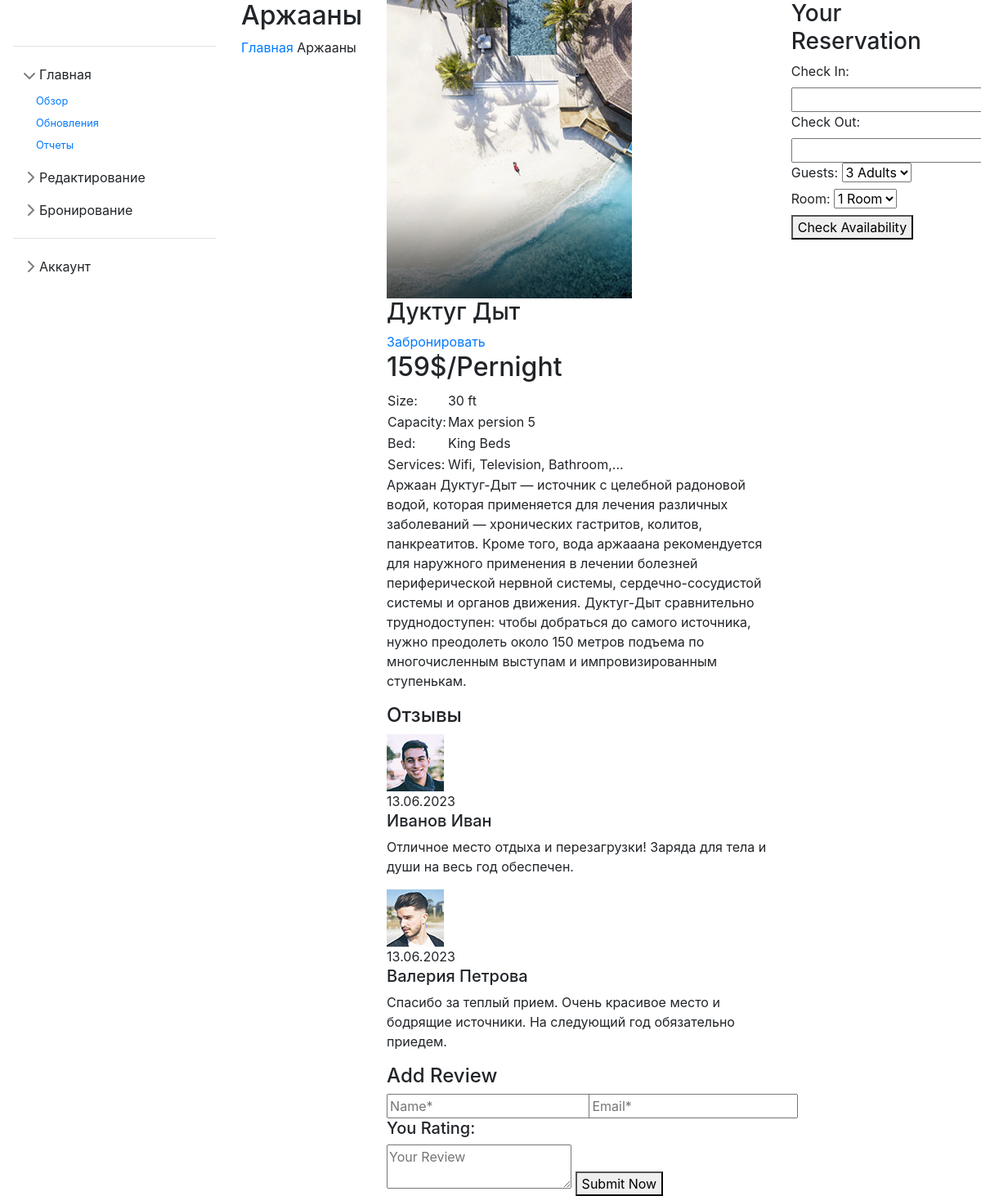
The page /?option=view_post&id=12 (signed in) on the database its author committed.
### tables this page shows
CREATE TABLE `posts` (
  `id` int(11) NOT NULL,
  `name` mediumtext NOT NULL,
  `description` mediumtext NOT NULL,
  `text` mediumtext NOT NULL,
  `img_root` varchar(50) NOT NULL,
  `date_post` datetime NOT NULL DEFAULT current_timestamp()
);

### classes/view_post.php (the view, shortened to what this page needs)
<?php
class view_post extends AcoreAdmin {
    public function get_content(){
        if (!$_GET['id']){	echo 'Неправильные данные для вывода статьи';	}
        else{
            $id_text=(int)$_GET['id'];
            if (!$id_text){	echo 'Неправильные данные для вывода статьи2';	}
            else {
                ?>
                <div class="breadcrumb-section">
                    <div class="container">
                        <div class="row">
                            <div class="col-lg-12">
                                <div class="breadcrumb-text">
                                    <h2>Аржааны</h2>
                                    <div class="bt-option">
                                        <a href="index.php">Главная</a>
                                        <span>Аржааны</span>
                                    </div>
                                </div>
                            </div>
                        </div>
                    </div>
                </div>
                <?php
                $sth = $this->dbh->prepare("SELECT * FROM posts WHERE id=". intval($_GET['id']));
                $sth->execute();
                $post = $sth->fetch(PDO::FETCH_ASSOC);
                if($post):
                    ?>
                    <section class="room-details-section spad">
                        <div class="container">
                            <div class="row">
                                <div class="col-lg-8">
                                    <div class="room-details-item">
                                        <img src="<?= $post['img_root'] ?>/blog-1.jpg" alt="" style="max-width: 300px;">
                                        <div class="rd-text">
                                            <div class="rd-title">
                                                <h3><?= $post['name'] ?></h3>
                                                <div class="rdt-right">
                                                    <a href="#">Забронировать</a>
                                                </div>
                                            </div>
                                            <h2>159$<span>/Pernight</span></h2>
                                            <table>
                                                <tbody>
                                                <tr>
                                                    <td class="r-o">Size:</td>
                                                    <td>30 ft</td>
                                                </tr>
                                                <tr>
                                                    <td class="r-o">Capacity:</td>
                                                    <td>Max persion 5</td>
                                                </tr>
                                                <tr>
                                                    <td class="r-o">Bed:</td>
                                                    <td>King Beds</td>
                                                </tr>
                                                <tr>
                                                    <td class="r-o">Services:</td>
                                                    <td>Wifi, Television, Bathroom,...</td>
                                                </tr>
                                                </tbody>
                                            </table>
                                            <p class="f-para">
                                                <?= $post['text']?>
                                            </p>
                                        </div>
                                    </div>
                                    <div class="rd-reviews">
                                        <h4>Отзывы</h4>
                                        <div class="review-item">
                                            <div class="ri-pic">
                                                <img src="img/room/avatar/avatar-1.jpg" alt="">
                                            </div>
                                            <div class="ri-text">
                                                <span><?= date('d.m.Y') ?></span>
                                                <h5>Иванов Иван</h5>
                                                <p>Отличное место отдыха и перезагрузки! Заряда для тела и души на весь год обеспечен.</p>
                                            </div>
                                        </div>
                                        <div class="review-item">
                                            <div class="ri-pic">
                                                <img src="img/room/avatar/avatar-2.jpg" alt="">
                                            </div>
                                            <div class="ri-text">
                                                <span><?= date('d.m.Y') ?></span>
                                                <h5>Валерия Петрова</h5>
                                                <p>Спасибо за теплый прием. Очень красивое место и бодрящие источники. На следующий год обязательно приедем.</p>
                                            </div>
                                        </div>
                                    </div>
                                    <div class="review-add">
                                        <h4>Add Review</h4>
                                        <form action="#" class="ra-form">
                                            <div class="row">
                                                <div class="col-lg-6">
                                                    <input type="text" placeholder="Name*">
                                                </div>
                                                <div class="col-lg-6">
                                                    <input type="text" placeholder="Email*">
                                                </div>
                                                <div class="col-lg-12">
                                                    <div>
                                                        <h5>You Rating:</h5>
                                                    </div>
                                                    <textarea placeholder="Your Review"></textarea>
                                                    <button type="submit">Submit Now</button>
                                                </div>
                                            </div>
                                        </form>
                                    </div>
                                </div>
                                <div class="col-lg-4">
                                    <div class="room-booking">
                                        <h3>Your Reservation</h3>
                                        <form action="#">
                                            <div class="check-date">
                                                <label for="date-in">Check In:</label>
                                                <input type="text" class="date-input" id="date-in">
                                            </div>
                                            <div class="check-date">
                                                <label for="date-out">Check Out:</label>
                                                <input type="text" class="date-input" id="date-out">
                                            </div>
                                            <div class="select-option">
                                                <label for="guest">Guests:</label>
                                                <select id="guest">
                                                    <option value="">3 Adults</option>
                                                </select>
                                            </div>
                                            <div class="select-option">
                                                <label for="room">Room:</label>
                                                <select id="room">
                                                    <option value="">1 Room</option>
                                                </select>
                                            </div>
                                            <button type="submit">Check Availability</button>
                                        </form>
                                    </div>
                                </div>
                            </div>
                        </div>
                    </section>
                <?php
                else:
                    header('Location:404.php');
                endif;
            }	}
    }
}

### index.php (shortened to what this page needs)
<?php
require_once ("classes/AcoreAdmin.php");
if(isset($_GET['option'])):
    $class = trim(strip_tags($_GET['option']));
else:
    $class='Main';
endif;
if(file_exists("classes/".$class.".php")):
    if(class_exists($class)):
        $obj = new $class;
        $obj -> get_body();
    else:
        exit("<p>Неправильный данные для входа!</p>");
    endif;
else:
    exit("<p>Неправильный адрес</p>");
endif;

### header_admin.php (shortened to what this page needs)
<!DOCTYPE html>
<html lang="zxx">
<head>
    <link rel="stylesheet" href="css/bootstrap.min.css" type="text/css">
    <link rel="stylesheet" href="css/sidebars.css" type="text/css">
    <link rel="stylesheet" href="https://stackpath.bootstrapcdn.com/bootstrap/4.4.1/css/bootstrap.min.css">
    <link href="https://cdn.jsdelivr.net/npm/summernote@0.8.18/dist/summernote-bs4.min.css" rel="stylesheet">
</head>
<body>

### classes/AcoreAdmin.php (shortened to what this page needs)
<?php
abstract class AcoreAdmin
{
    public function __construct()
    {
        $dsn = 'mysql:dbname=' . DB . ';host=' . HOST;
        $user = USER;
        $password = PASS;
        try {
            $this->dbh = new PDO($dsn, $user, $password);
        } catch (PDOException $e) {
            die($e->getMessage());
        }
    }
    protected function get_header()
    {
        include "header_admin.php";
    }
    protected function get_footer()
    {
        include "footer_admin.php";
    }
    protected function get_sidebar(){
        ?>
        <div class="d-flex flex-row mb-3">
            <div class="flex-shrink-0 p-3" style="width: 280px;">
                <a href="?option=admin" class="d-flex align-items-center pb-3 mb-3 link-body-emphasis text-decoration-none border-bottom">
                    <svg class="bi pe-none me-2" width="30" height="24"><use xlink:href="admin.php"/></svg>
                </a>
                <ul class="list-unstyled ps-0">
                    <li class="mb-1">
                        <button class="btn btn-toggle d-inline-flex align-items-center rounded border-0 collapsed" data-bs-toggle="collapse" data-bs-target="#home-collapse" aria-expanded="true">
                            Главная
                        </button>
                        <div class="collapse show" id="home-collapse">
                            <ul class="btn-toggle-nav list-unstyled fw-normal pb-1 small">
                                <li><a href="#" class="link-body-emphasis d-inline-flex text-decoration-none rounded">Обзор</a></li>
                                <li><a href="#" class="link-body-emphasis d-inline-flex text-decoration-none rounded">Обновления</a></li>
                                <li><a href="#" class="link-body-emphasis d-inline-flex text-decoration-none rounded">Отчеты</a></li>
                            </ul>
                        </div>
                    </li>
                    <li class="mb-1">
                        <button class="btn btn-toggle d-inline-flex align-items-center rounded border-0 collapsed" data-bs-toggle="collapse" data-bs-target="#dashboard-collapse" aria-expanded="false">
                            Редактирование
                        </button>
                    </li>
                    <li class="mb-1">
                        <button class="btn btn-toggle d-inline-flex align-items-center rounded border-0 collapsed" data-bs-toggle="collapse" data-bs-target="#orders-collapse" aria-expanded="false">
                            Бронирование
                        </button>
                    </li>
                    <li class="border-top my-3"></li>
                    <li class="mb-1">
                        <button class="btn btn-toggle d-inline-flex align-items-center rounded border-0 collapsed" data-bs-toggle="collapse" data-bs-target="#account-collapse" aria-expanded="false">
                            Аккаунт
                        </button>
                    </li>
                </ul>
            </div>
        <?php
    }
    public function get_body()
    {
        $this->get_header();
        $this->get_sidebar();
        $this->get_content();
        $this->get_footer();
    }
}

### footer_admin.php (shortened to what this page needs)
</body>
</html>

### css/sidebars.css (style rules this page uses)
body { min-height: 100vh; min-height: -webkit-fill-available; }
html { height: -webkit-fill-available; }
.btn-toggle { padding: .25rem .5rem; font-weight: 600; color: var(--bs-emphasis-color); background-color: transparent; }
.btn-toggle::before { width: 1.25em; line-height: 0; transition: transform .35s ease; transform-origin: .5em 50%; }
.btn-toggle[aria-expanded="true"] { color: rgba(var(--bs-emphasis-color-rgb), .85); }
.btn-toggle[aria-expanded="true"]::before { transform: rotate(90deg); }
.btn-toggle-nav a { padding: .1875rem .5rem; margin-top: .125rem; margin-left: 1.25rem; }

### rows shown on the page
posts: img_root (picture), name "Дуктуг Дыт", text "Аржаан Дуктуг-Дыт — источник с целебной радоновой водой, которая применяется для лечения различных заболеваний — хронических гастритов, колитов, панкреатитов. Кроме того, вода аржааана рекомендуется для наружного применения в лечении болезней периферической нервной системы, сердечно-сосудистой системы и органов движения. Дуктуг-Дыт сравнительно труднодоступен: чтобы добраться до самого источника, нужно преодолеть около 150 метров подъема по многочисленным выступам и импровизированным ступенькам."
